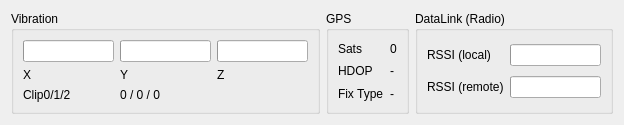
<?xml version="1.0" encoding="UTF-8"?>
<ui version="4.0">
 <class>HealthTab</class>
 <widget class="QWidget" name="page_health">
  <property name="windowTitle">
   <string>Health</string>
  </property>
  <layout class="QVBoxLayout" name="verticalLayout_root">
   <item>
    <layout class="QGridLayout" name="health_grid">

     <!-- Vibration -->
     <item row="0" column="0">
      <widget class="QGroupBox" name="vibe_group">
       <property name="title">
        <string>Vibration</string>
       </property>
       <layout class="QGridLayout" name="grid_vibe">
        <item row="0" column="0">
         <widget class="QProgressBar" name="bar_vibe_x"/>
        </item>
        <item row="0" column="1">
         <widget class="QProgressBar" name="bar_vibe_y"/>
        </item>
        <item row="0" column="2">
         <widget class="QProgressBar" name="bar_vibe_z"/>
        </item>

        <item row="1" column="0">
         <widget class="QLabel" name="lbl_vx">
          <property name="text">
           <string>X</string>
          </property>
         </widget>
        </item>
        <item row="1" column="1">
         <widget class="QLabel" name="lbl_vy">
          <property name="text">
           <string>Y</string>
          </property>
         </widget>
        </item>
        <item row="1" column="2">
         <widget class="QLabel" name="lbl_vz">
          <property name="text">
           <string>Z</string>
          </property>
         </widget>
        </item>

        <item row="2" column="0">
         <widget class="QLabel" name="lbl_vclip">
          <property name="text">
           <string>Clip0/1/2</string>
          </property>
         </widget>
        </item>
        <item row="2" column="1" colspan="2">
         <widget class="QLabel" name="lbl_vibe_clip">
          <property name="text">
           <string>0 / 0 / 0</string>
          </property>
         </widget>
        </item>
       </layout>
      </widget>
     </item>

     <!-- GPS -->
     <item row="0" column="1">
      <widget class="QGroupBox" name="gps_group">
       <property name="title">
        <string>GPS</string>
       </property>
       <layout class="QGridLayout" name="grid_gps">
        <item row="0" column="0">
         <widget class="QLabel" name="lbl_sats">
          <property name="text">
           <string>Sats</string>
          </property>
         </widget>
        </item>
        <item row="0" column="1">
         <widget class="QLabel" name="lbl_gps_sats">
          <property name="text">
           <string>0</string>
          </property>
         </widget>
        </item>

        <item row="1" column="0">
         <widget class="QLabel" name="lbl_hdop">
          <property name="text">
           <string>HDOP</string>
          </property>
         </widget>
        </item>
        <item row="1" column="1">
         <widget class="QLabel" name="lbl_gps_hdop">
          <property name="text">
           <string>-</string>
          </property>
         </widget>
        </item>

        <item row="2" column="0">
         <widget class="QLabel" name="lbl_fix">
          <property name="text">
           <string>Fix Type</string>
          </property>
         </widget>
        </item>
        <item row="2" column="1">
         <widget class="QLabel" name="lbl_gps_fix_type">
          <property name="text">
           <string>-</string>
          </property>
         </widget>
        </item>
       </layout>
      </widget>
     </item>

     <!-- Radio -->
     <item row="0" column="2">
      <widget class="QGroupBox" name="radio_group">
       <property name="title">
        <string>DataLink (Radio)</string>
       </property>
       <layout class="QGridLayout" name="grid_radio">
        <item row="0" column="0">
         <widget class="QLabel" name="lbl_rssi">
          <property name="text">
           <string>RSSI (local)</string>
          </property>
         </widget>
        </item>
        <item row="0" column="1">
         <widget class="QProgressBar" name="bar_radio_rssi"/>
        </item>

        <item row="1" column="0">
         <widget class="QLabel" name="lbl_remrssi">
          <property name="text">
           <string>RSSI (remote)</string>
          </property>
         </widget>
        </item>
        <item row="1" column="1">
         <widget class="QProgressBar" name="bar_radio_remrssi"/>
        </item>
       </layout>
      </widget>
     </item>

    </layout>
   </item>
  </layout>
 </widget>
 <resources/>
 <connections/>
</ui>
